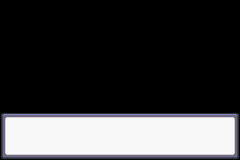

Rendered tile map (Tiled .tmx) drawn with the repository's tilesets; below, a short description and the map source with its tile grids summarised:
An orthogonal 30x20 tile map with 8x8 px tiles, 1 tile layer (Tile Layer 1).

<map version="1.0" orientation="orthogonal" width="30" height="20" tilewidth="8" tileheight="8">
 <tileset firstgid="1" name="Borders" tilewidth="8" tileheight="8">
  <image source="../TileSets/Borders/Borders.png" width="72" height="224" />
 </tileset>
 <layer name="Tile Layer 1" width="30" height="20">
  <data>[600 cells, 180 non-empty, 9 distinct tile ids]</data>
 </layer>
</map>
